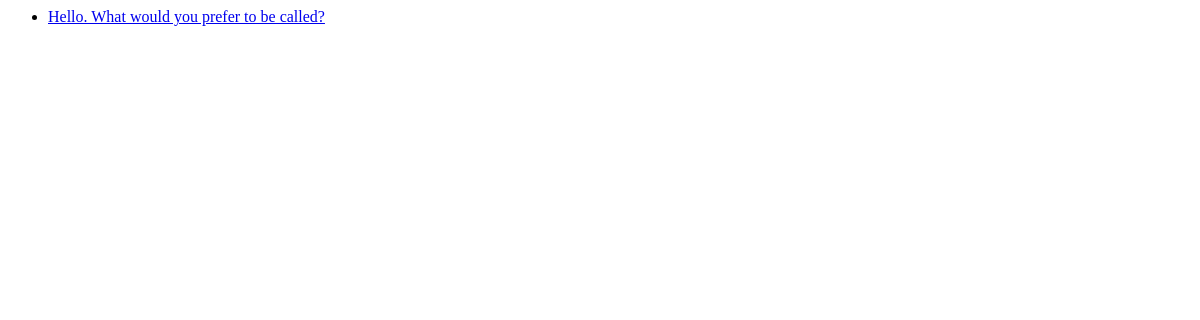
/polls/, run on an earlier commit of the app's database.
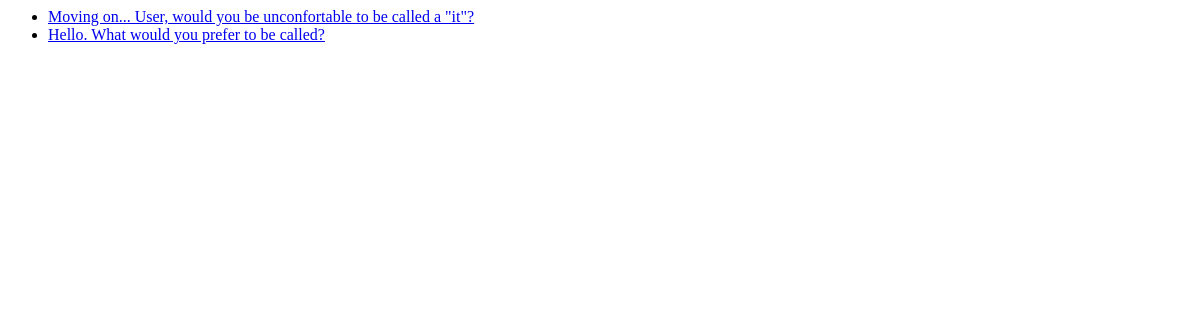
And on a later commit of the database.
### polls/models.py (models this page shows, shortened)
class Question(models.Model):
    question_text = models.CharField(max_length=200)
    pub_date = models.DateTimeField('date published')

### polls/views.py (the view)
# urls.py: path('', views.IndexView.as_view(), name='index'),
class IndexView(generic.ListView):
    template_name = 'polls/index.html'
    context_object_name = 'latest_question_list'
    def get_queryset(self):
        return Question.objects.filter(pub_date__lte=timezone.now()
        ).order_by('-pub_date')[:5]

### polls/templates/polls/index.html
{% if latest_question_list %}
    <ul>
    {% for question in latest_question_list %}
        <li><a href="{% url 'polls:detail' question.id %}">{{ question.question_text }}</a></li>
    {% endfor %}
    </ul>
{% else %}
    <p>No polls are available.</p>
{% endif %}

What changed in the data, as far as the page shows it:
added Question: question_text "Moving on... User, would you be unconfortable to be called a \"it\"?"
